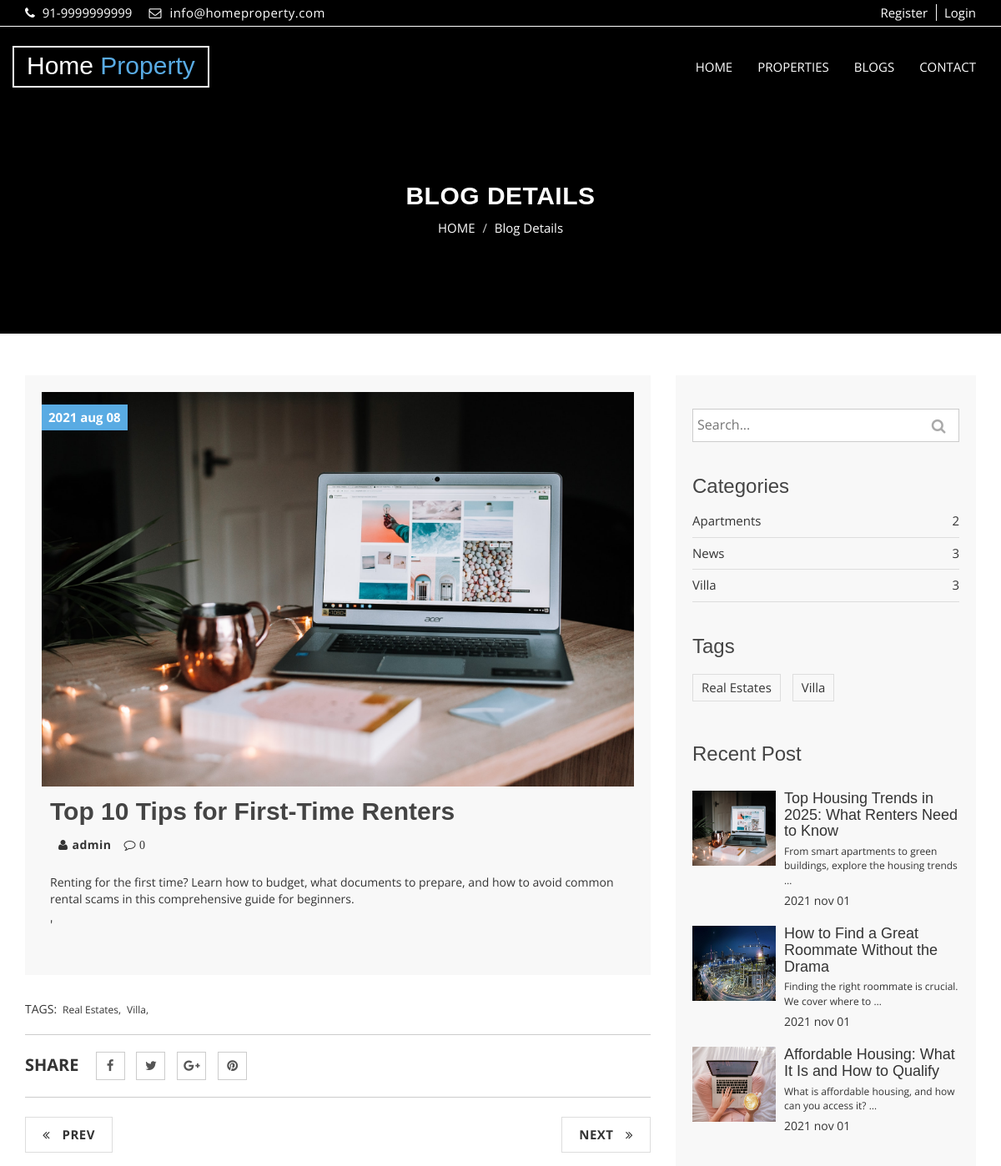
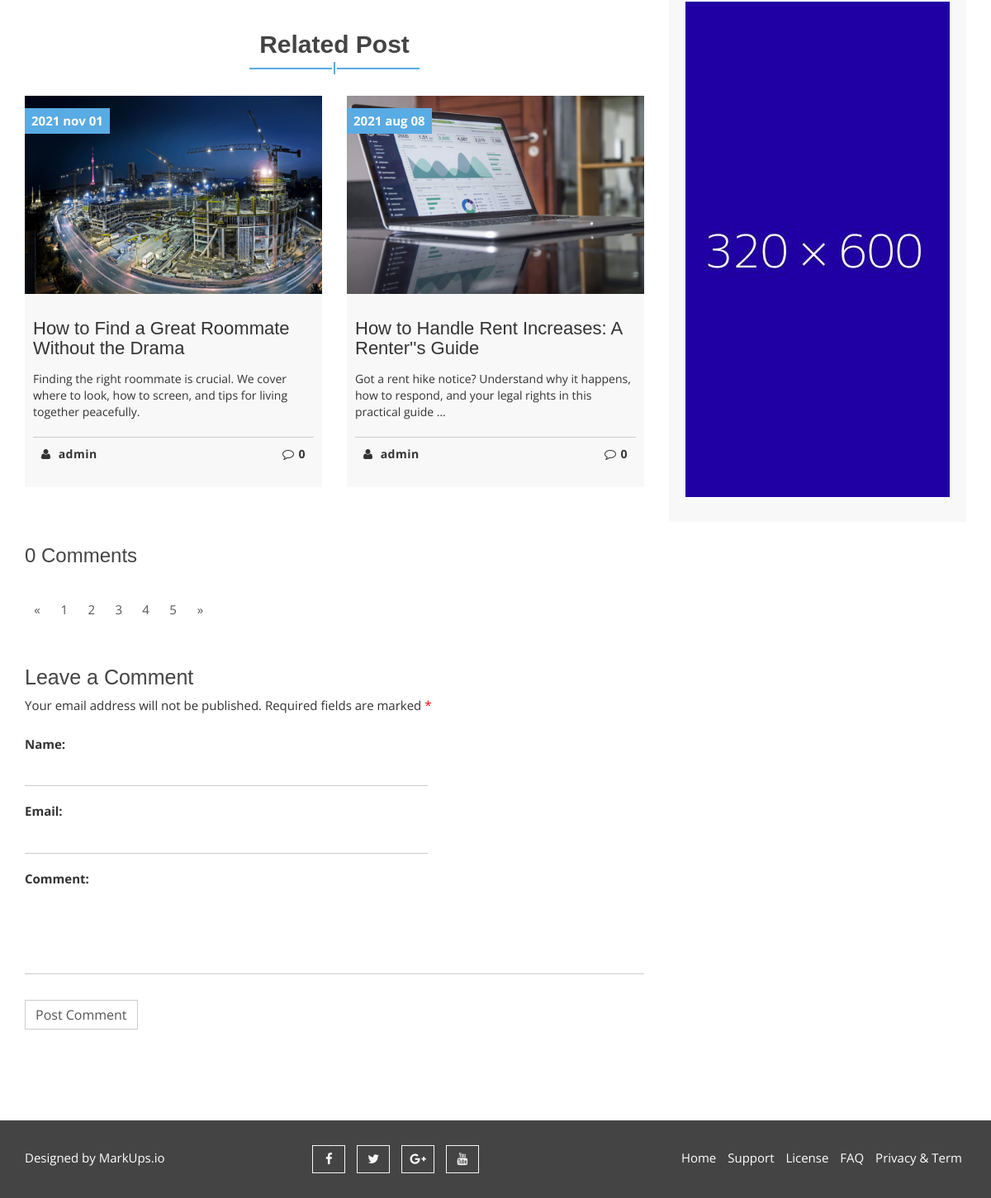
Screenshot of /blogs/2 with the database file from the repository (2 pictures, top to bottom).
### blog/models.py (models this page shows, shortened)
class Blog(models.Model):
    title = models.CharField(max_length=55, verbose_name='Title')
    author = models.ForeignKey(User, verbose_name='Author', on_delete = models.CASCADE, blank=False, null=False)
    category = models.ForeignKey("Category", related_name="blog", verbose_name='Category', on_delete=models.CASCADE, blank=True, null=True)
    tag = models.ManyToManyField("Tag", related_name="blogs", verbose_name='Tags', blank=True)
    image = models.ImageField(upload_to='blogs/', verbose_name='Image')
    content = RichTextField()
    slug = AutoSlugField(populate_from='title')
    pub_date = models.DateTimeField(auto_now_add=True)
    update_date = models.DateTimeField(auto_now=True)
    def get_absolute_url(self):
        return reverse('blog:Blog-Detail', kwargs={"pk": self.pk})
    class Meta:
        ordering = ('-pub_date',)

class Tag(models.Model):
    title = models.CharField(max_length=55, verbose_name='Title')
    slug = AutoSlugField(populate_from='title')
    pub_date = models.DateTimeField(auto_now_add=True)
    def __str__(self):
        return self.title
    def get_absolute_url(self):
        return reverse("blog:Blog-Tag", kwargs={"tag": self.slug})

class Category(models.Model):
    title = models.CharField(max_length=55, verbose_name='Title')
    slug = AutoSlugField(populate_from='title')
    pub_date = models.DateTimeField(auto_now_add=True)
    def get_absolute_url(self):
        return reverse("blog:Blog-Category", kwargs={"category": self.slug})
    class Meta:
        verbose_name_plural = "Catrgories"

### blog/views.py (the view, shortened to what this page needs)
# urls.py: path("blogs/<int:pk>", views.BlogDetail.as_view(), name="Blog-Detail"),
class BlogDetail(DetailView, FormMixin):
    model = Blog
    template_name = "blog/blog_detail.html"
    context_object_name = "blog"
    form_class = CommentForm
    success_url = "/"
    def get_context_data(self, *args, **kwargs):
        context = super(BlogDetail, self).get_context_data(*args, **kwargs)
        context["related_posts"] = (
            Blog.objects.filter(category=self.object.category)
            .select_related("author")
            .prefetch_related("comments")
            .exclude(id=self.object.pk)[:2]
        )
        return context
    def get_object(self, queryset=None):
        return Blog.objects.filter(pk=self.kwargs.get("pk")).select_related("author").prefetch_related("comments").first()

### blog/forms.py
class CommentForm(forms.ModelForm):
    comment = forms.CharField(widget=forms.Textarea(attrs={'style':'resize:none;'}))
    class Meta:
        model = Comments
        fields = ('name', 'email', 'comment')

### blog/context_processors.py (called while the page is built)
def blog_context(request):
    categories = Category.objects.all().annotate(num_blogs=Count("blog"))
    tags = Tag.objects.all()
    recent_posts = Blog.objects.order_by("-pub_date")[:3]
    return {"categories": categories, "tags": tags, "recent_posts": recent_posts}

### property/context_processors.py (called while the page is built, shortened)
def global_context(request):
    return {}

### blog/templates/blog/blog_detail.html (shortened to what this page needs)
{% extends 'base.html' %}
{% load static %}
{% block content %}
  <section id="aa-property-header">
    <div class="container">
      <div class="row">
        <div class="col-md-12">
          <div class="aa-property-header-inner">
            <h2>Blog Details</h2>
            <ol class="breadcrumb">
            <li><a href="#">HOME</a></li>
            <li class="active">Blog Details</li>
          </ol>
          </div>
        </div>
      </div>
    </div>
  </section>
  <section id="aa-blog">
    <div class="container">
      <div class="row">
        <div class="col-md-12">
          <div class="aa-blog-area">
            <div class="row">
              <div class="col-md-8">
                <div class="aa-blog-content">
                  <div class="row">
                    <div class="col-md-12">
                      <article class="aa-blog-single aa-blog-details">
                        <figure class="aa-blog-img">
                          <a href="#"><img alt="img" src="{{blog.image.url}}"></a>
                          <span class="aa-date-tag">{{blog.pub_date|date:"Y b d"}}</span>
                        </figure>
                        <div class="aa-blog-single-content">
                          <h2>{{blog.title}}</h2>
                          <div class="aa-blog-single-bottom">
                            <a class="aa-blog-author" href="#"><i class="fa fa-user"></i>{{blog.author}}</a>
                            <a class="aa-blog-comments" href="#"><i class="fa fa-comment-o"> {{blog.comments.count}}</i></a>
                          </div>
                          <p>{{blog.content|safe}}</p>
                        </div>
                      </article>
                    </div>
                    <div class="col-md-12">
                      <div class="aa-blog-post-tag">
                        <ul>
                          <li>TAGS:</li>
                          {% for tag in tags %}
                          <li><a href="{% url 'blog:Blog-Tag' tag.slug %}">{{tag}},</a></li>
                          {% endfor %}
                        </ul>
                      </div>
                    </div>
                    <div class="col-md-12">
                      <div class="aa-properties-social">
                       <ul>
                         <li>Share</li>
                         <li><a href="#"><i class="fa fa-facebook"></i></a></li>
                         <li><a href="#"><i class="fa fa-twitter"></i></a></li>
                         <li><a href="#"><i class="fa fa-google-plus"></i></a></li>
                         <li><a href="#"><i class="fa fa-pinterest"></i></a></li>
                       </ul>
                     </div>
                    </div>
                    <div class="col-md-12">
                      <div class="aa-blog-navigation">
                        <div class="aa-blog-pagination-left">
                          <a href="{{blog.get_previous_by_pub_date.get_absolute_url}}" class="aa-prev">
                            <span class="fa fa-angle-double-left">
                            </span>
                            PREV
                          </a>
                        </div>
                        <div class="aa-blog-pagination-right">
                          <a href="{{blog.get_next_by_pub_date.get_absolute_url}}" class="aa-next">
                            NEXT
                            <span class="fa fa-angle-double-right">
                            </span>
                          </a>
                        </div>
                      </div>
                    </div>
                    <div class="col-md-12">
                      <div class="aa-blog-related-post">
                        <div class="aa-title">
                          <h2>Related Post</h2>
                          <span></span>
                        </div>
                        <div class="aa-blog-related-post-area">
                          <div class="row">
                          {% for post in related_posts %}
                            <div class="col-md-6 col-sm-6">
                              <article class="aa-blog-single">
                                <figure class="aa-blog-img">
                                  <a href="#"><img src="{{post.image.url}}" alt="img"></a>
                                  <span class="aa-date-tag">{{post.pub_date|date:"Y b d"}}</span>
                                </figure>
                                <div class="aa-blog-single-content">
                                  <h3><a href="{{post.get_absolute_url}}">{{post.title}}</a></h3>
                                  <p>{{post.content|safe|truncatewords:20}}</p>
                                  <div class="aa-blog-single-bottom">
                                    <a href="#" class="aa-blog-author"><i class="fa fa-user"></i> {{post.author}}</a>
                                    <a href="#" class="aa-blog-comments"><i class="fa fa-comment-o"></i>{{post.comments.count}}</a>
                                  </div>
                                </div>
                              </article>
                            </div>
                          {% endfor %}
                          </div>
                        </div>
                      </div>
                    </div>
                    <div class="col-md-12">
                      <div class="aa-comments-area">
                        <h3>{{blog.comments.all.count}} Comments</h3>
                        <div class="comments">
                          <nav>
                            <ul class="pagination comments-pagination">
                              <li>
                                <a aria-label="Previous" href="#">
                                  <span aria-hidden="true">«</span>
                                </a>
                              </li>
                              <li><a href="#">1</a></li>
                              <li><a href="#">2</a></li>
                              <li><a href="#">3</a></li>
                              <li><a href="#">4</a></li>
                              <li><a href="#">5</a></li>
                              <li>
                                <a aria-label="Next" href="#">
                                  <span aria-hidden="true">»</span>
                                </a>
                              </li>
                            </ul>
                          </nav>
                        </div>
                      </div>
                    </div>
                    <div class="col-md-12">
                      <div id="respond">
                        <h3 class="reply-title">Leave a Comment</h3>
                        <form id="commentform" method="POST">
                          <p class="comment-notes">
                            Your email address will not be published. Required fields are marked <span class="required">*</span>
                          </p>
                          {{form.as_p}}
                          <p class="form-submit">
                            <input type="submit" value="Post Comment" class="aa-browse-btn" name="submit">
                          </p>
                        </form>
                      </div>
                    </div>
                  </div>
                </div>
              </div>
              {% include 'blog/sidebar.html' %}
            </div>
          </div>
        </div>
      </div>
    </div>
  </section>
{% endblock content %}

### blog/templates/blog/sidebar.html
{%load static%}
<div class="col-md-4">
    <aside class="aa-blog-sidebar">
        <div class="aa-blog-sidebar-single">
            <form action="{% url 'blog:Blog-Search' %}" method="GET">
                <div class="aa-blog-search">
                <input class="aa-search-text" type="text" name="q" placeholder="Search...">
                <button class="aa-search-submit" type="submit">
                    <i class="fa fa-search"></i>
                </button>
                </div>
            </form>
        </div>
        <div class="aa-blog-sidebar-single">
            <h3>Categories</h3>
            <ul class="aa-blog-catg">
            {% for category in categories %}
                <li><a href="{{category.get_absolute_url}}">{{category.title}}</a><span>{{category.num_blogs}}</span></li>
            {% endfor %}
            </ul>
        </div>
        <div class="aa-blog-sidebar-single">
            <h3>Tags</h3>
            <div class="tag-cloud">
            {% for tag in tags %}
                <a href="{{tag.get_absolute_url}}">{{tag.title}}</a>
            {% endfor %}
            </div>
        </div>
        <div class="aa-blog-sidebar-single">
            <h3>Recent Post</h3>
            <div class="aa-blog-recent-post">
            {% for post in recent_posts %}
                <div class="media">
                    <div class="media-left">
                        <a href="{{post.get_absolute_url}}">
                            <img alt="img" src="{{post.image.url}}" class="media-object">
                        </a>
                    </div>
                    <div class="media-body">
                        <h4 class="media-heading"><a href="{{post.get_absolute_url}}">{{post.title}}</a></h4>
                        <p>{{post.content|truncatewords:10|safe}}</p>
                        <span>{{post.pub_date|date:"Y b d"}}</span>
                    </div>
                </div>
            {%endfor%}
            </div>
        </div>
        <div class="aa-blog-sidebar-single">
            <div class="aa-banner-ads">
                <a href="#">
                <img src="{%static 'img/banner-ads.jpg'%}" alt="banner img">
                </a>
            </div>
        </div>
    </aside>
</div>

### static/css/theme-color/default-theme.css (style rules this page uses)
h2 { color: #59abe3; }
.aa-title span { background-color: #59abe3; }
.aa-title span:before { background-color: #59abe3; }
.aa-title span:after { background-color: #59abe3; }
.aa-blog-single .aa-date-tag { background-color: #59abe3; }
#aa-property-header .aa-property-header-inner .breadcrumb li.active { color: #59abe3; }

### rows the page displays
Blog: image (picture), pub_date "2021 aug 08", title "Top 10 Tips for First-Time Renters", author "admin", comments.count "0", content "Renting for the first time? Learn how to budget, what documents to prepare, and how to avoid common rental scams in this comprehensive guide for beginners. '", comments.all.count "0"
Tag: title "Real Estates"
Tag: title "Villa"
Blog: image (picture), pub_date "2021 nov 01", title "How to Find a Great Roommate Without the Drama", content "Finding the right roommate is crucial. We cover where to look, how to screen, and tips for living together peacefully.", author "admin", comments.count "0", content "Finding the right roommate is crucial. We cover where to …"
Blog: image (picture), pub_date "2021 aug 08", title "How to Handle Rent Increases: A Renter''s Guide", content "Got a rent hike notice? Understand why it happens, how to respond, and your legal rights in this practical guide …", author "admin", comments.count "0"
Category: title "Apartments", num_blogs "2"
Category: title "News", num_blogs "3"
Category: title "Villa", num_blogs "3"
Blog: image (picture), title "Top Housing Trends in 2025: What Renters Need to Know", content "From smart apartments to green buildings, explore the housing trends …", pub_date "2021 nov 01"
Blog: image (picture), title "Affordable Housing: What It Is and How to Qualify", content "What is affordable housing, and how can you access it? …", pub_date "2021 nov 01"
